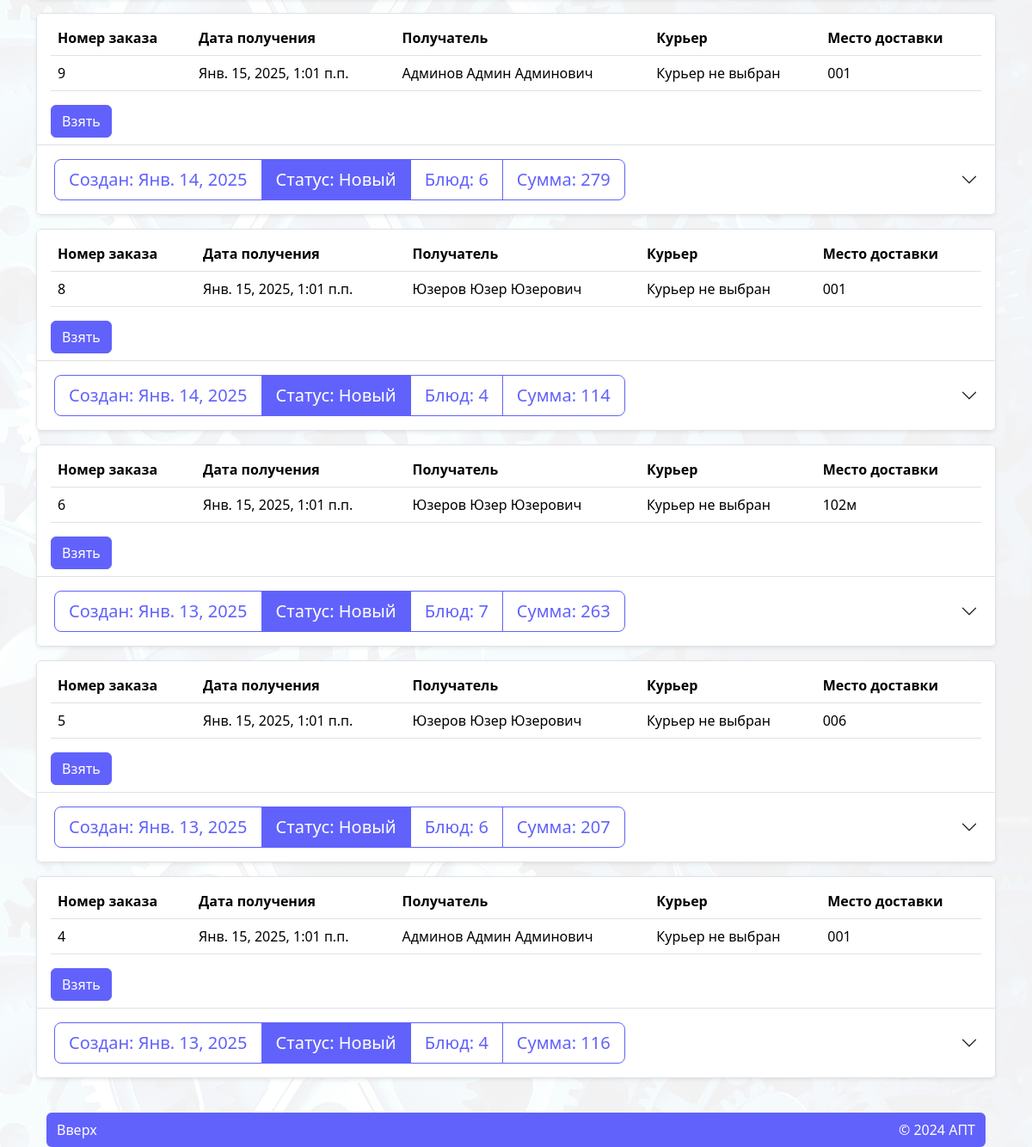
Before: /deliver/order_list/ (signed in, lower part) with the older database file.
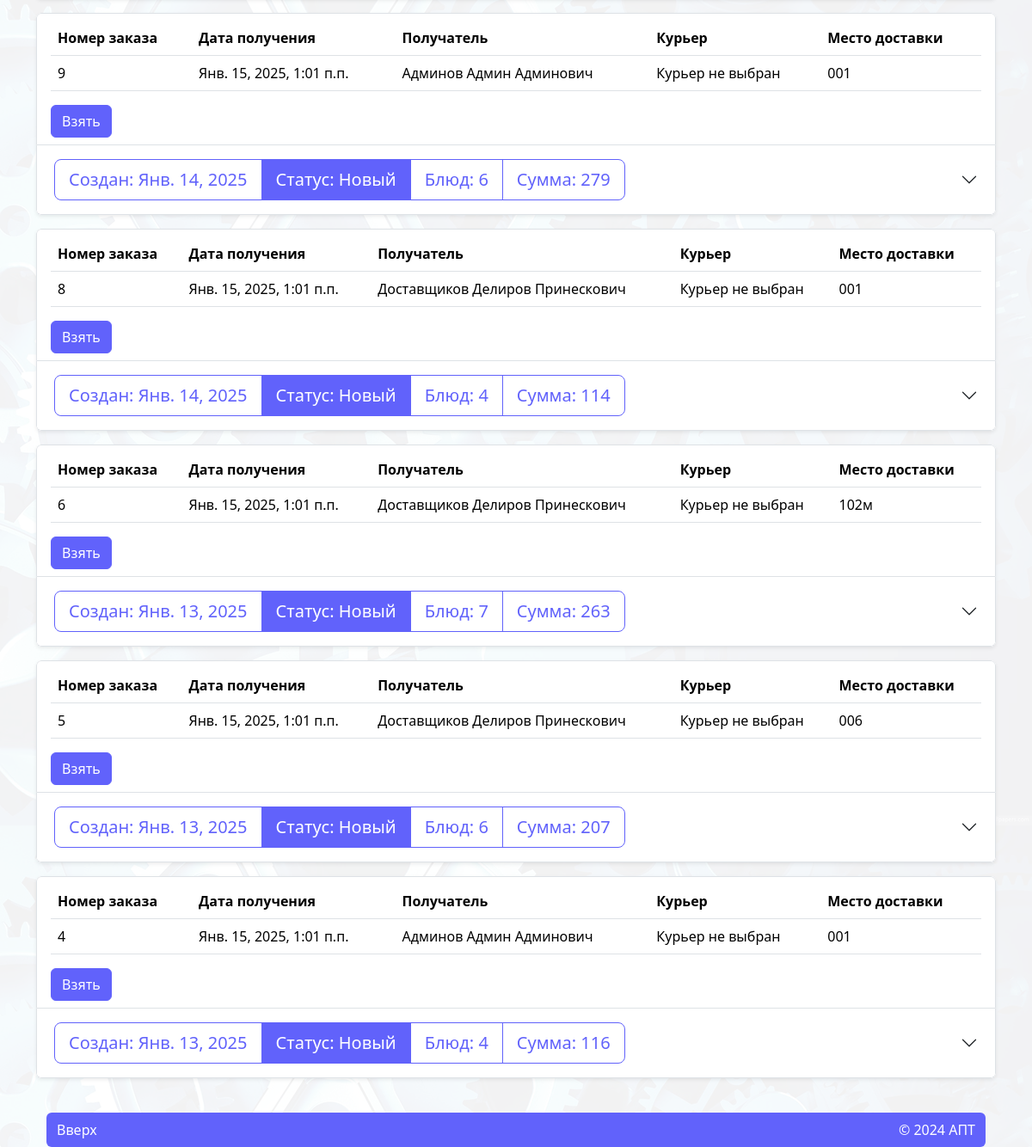
After: the same page with the newer database file.
### order/models.py (models this page shows, shortened)
class Order(models.Model):
    user = models.ForeignKey(User, on_delete=models.CASCADE, verbose_name='Пользователь', limit_choices_to=Q(is_superuser=False) & Q(is_staff=False) & Q(groups__isnull=True),)
    date_create = models.DateTimeField(verbose_name='Дата заказа', auto_now_add=True)
    order_date = models.DateTimeField(default=get_default_created_at, verbose_name='Дата и время получения заказа'
    )
    status = models.ForeignKey('Status', on_delete=models.CASCADE, verbose_name='Статус', default=1)
    result = models.CharField(max_length=50, verbose_name='Причина отказа', blank=True, null=True)
    cab = models.ForeignKey(Cabinet, on_delete=models.CASCADE, verbose_name='Кабинет', default=1)
    deliver = models.ForeignKey(
        User,
        on_delete=models.SET_NULL,
        related_name='courier_orders',
        blank=True,
        null=True,
        limit_choices_to={'groups__name': 'deliver'},
        verbose_name="Курьер"
    )
    @property
    def total_amount(self):
        total = 0
        for item in self.ordermeal_set.all():  # ordermeal_set - обратный related_name
            total += item.meal.price * item.amount
        return total
    total_amount.fget.short_description = 'Сумма заказа'
    @property
    def amount(self):
        return OrderMeal.objects.filter(order=self.pk).aggregate(Sum('amount'))['amount__sum']
    amount.fget.short_description = 'Количество'
    @property
    def meals(self):
        return OrderMeal.objects.filter(order=self.pk)
    class Meta:
        verbose_name = 'Заказ'
        verbose_name_plural = 'Заказы'

class Status(models.Model):
    name = models.CharField(max_length=30)
    class Meta:
        verbose_name = 'Статус'
        verbose_name_plural = 'Статусы'
    def __str__(self):
        return self.name

class OrderMeal(models.Model):
    order = models.ForeignKey(Order, on_delete=models.CASCADE, verbose_name="Заказ")
    meal = models.ForeignKey(Meal, on_delete=models.CASCADE, verbose_name="Блюдо")
    amount = models.IntegerField(verbose_name='Количество товаров')
    class Meta:
        verbose_name = 'Заказ блюд'
        verbose_name_plural = 'Заказы блюд'
    @property
    def total_price(self):
        return self.meal.price * self.amount

### log_reg/models.py (models this page shows)
class User(AbstractUser):
    username = models.CharField('Логин', max_length=150, unique=True,
                                help_text="Обязательное поле. Только латиница, цифры и тире.",
                                validators=[LoginValidator()],
                                error_messages={"unique": _("Пользователь с таким именем уже существует"), })
    first_name = models.CharField(_("first name"), max_length=150, validators=[NameValidator()])
    last_name = models.CharField(_("last name"), max_length=150, validators=[NameValidator()])
    patronymic = models.CharField('Отчество', max_length=150, blank=True, validators=[NameValidator()])
    def __str__(self):
        return "%s %s %s" % (self.last_name, self.first_name, self.patronymic, )

### cart/models.py (models this page shows)
class Cabinet(models.Model):
    num = models.CharField(max_length=10, verbose_name="Номер")
    name = models.CharField(max_length=100, verbose_name="Название")
    def __str__(self):
        return self.num
    class Meta:
        verbose_name = 'Кабинет'
        verbose_name_plural = 'Кабинеты'

### home/models.py (models this page shows, shortened)
class Meal(models.Model):
    name = models.CharField(max_length=150, verbose_name="Название")
    price = models.IntegerField(verbose_name="Цена")
    out = models.CharField(max_length=10, verbose_name="Выход")
    image = models.ImageField(upload_to='images', verbose_name="Изображение")
    category = models.ForeignKey(Category, default=None, on_delete=models.CASCADE,
                                 verbose_name="Категория", related_name='meals')
    quantity = models.IntegerField(default=3, verbose_name="Количество")
    class Meta:
        verbose_name = 'Блюдо'
        verbose_name_plural = 'Блюда'

### deliver/views.py (the view)
# urls.py: path('deliver/order_list/', views.order_list, name="deliver"),
@login_required
def order_list(request, order='-date_create', filter=0):
    context = {}
    context['order'] = order
    context['filter'] = filter
    context['count'] = Order.objects.filter(deliver=request.user).count()
    context['orders'] = Order.objects.filter(~Q(cab=0), status__in=[1, 2, 4], deliver=None).order_by(
        order)  # Фильтруем заказы
    return render(request, 'deliver/order_list.html', context)

### home/templates/deliver/order_list.html (shortened to what this page needs)
{% extends 'home/base.html' %}
{% load static %}
{% block body %}
{% include 'order/elements/order_item.html'%}
{% endblock %}

### home/templates/order/elements/order_item.html (shortened to what this page needs)
{% load humanize %}
<div class="accordion row">
    {% for order in orders%}
    <div>
        <div class="bg-white rounded-2 overflow-hidden shadow-sm mb-3">
            <div class="border rounded-top px-3 py-2">
                {% if request.user.groups.all.0.name == "deliver" %}
                <table class="table fs-6">
                    <thead>
                    <tr>
                        <th scope="col">Номер заказа</th>
                        <th scope="col">Дата получения</th>
                        <th scope="col">Получатель</th>
                        <th scope="col">Курьер</th>
                        <th scope="col">Место доставки</th>
                    </tr>
                    </thead>
                    <tbody>
                    <tr>
                        <td>{{ order.id}}</td>
                        <td>{{order.order_date}}</td>
                        <td>{{order.user}}</td>
                        {% if order.deliver %}
                        <td>{{order.deliver}}</td>
                        {% else %}
                        <td>Курьер не выбран</td>
                        {% endif %}
                        <td>{{order.cab}}</td>
                    </tr>
                    </tbody>
                </table>
                {% if 'order_list' in request.path %}
                <button class="take_order btn btn-primary" data-id="{{order.id}}">Взять</button>
                {% elif 'deliver_order' in request.path %}
                {% if order.status.id == 4 %}
                <button class="in_way btn btn-primary" data-id="{{order.id}}">Изменить на в пути</button>
                {%  elif order.status.id == 6 %}
                <button class="delivered btn btn-primary" data-id="{{order.id}}">Изменить на доставлен</button>
                {% endif %}
                {% endif %}
                {% else %}
                <div class="d-flex justify-content-between flex-wrap align-items-center">
                    <p class="fs-3 "><span>Заказ</span> №
                                {{ order.id }} на {{ order.order_date }}</p>
                    <p class="fs-3">{{order.cab}}</p>
                </div>
                {% endif%}
            </div>
            <div class="accordion-item ">
                <h2 class="accordion-header">
                    <button class="accordion-button collapsed" type="button" data-bs-toggle="collapse"
                            data-bs-target="#order_{{ order.id }}" aria-expanded="false"
                            aria-controls="order_{{ order.id }}">
                        <div class="order_view btn-group order_info btn-group-lg  bg-white"
                             data-id="{{ order.id }}">
                            <div class="btn btn-outline-primary">
                                <span>Создан: </span>{{ order.date_create|naturalday}}
                            </div>
                            <div class="btn
                            {% if order.status.id  == 1%} btn-primary
                            {% elif order.status.id == 2 or order.status.id == 7 or order.status.id == 5 %}btn-success
                            {%elif order.status.id == 3%}btn-danger
                            {% else %}btn-outline-primary{%endif%}">
                                Статус: <span data-id="{{order.id}}"> {{ order.status }} </span>
                            </div>
                            <div class="btn btn-outline-primary">
                                <span>Блюд:</span>
                                {{ order.amount }}
                            </div>
                            <div class="btn btn-outline-primary">
                                <span>Сумма:</span>
                                {{ order.total_amount }}
                            </div>
                        </div>
                    </button>
                </h2>
            </div>
        </div>
    </div>
    {% empty %}
    {% include 'home/elements/danger.html' with text='Заказов нет'%}
    {% endfor %}
</div>

Changed rows visible on the page:
changed Order id 8: user "Юзеров Юзер Юзерович" → "Доставщиков Делиров Принескович"
changed Order id 6: user "Юзеров Юзер Юзерович" → "Доставщиков Делиров Принескович"
changed Order id 5: user "Юзеров Юзер Юзерович" → "Доставщиков Делиров Принескович"
